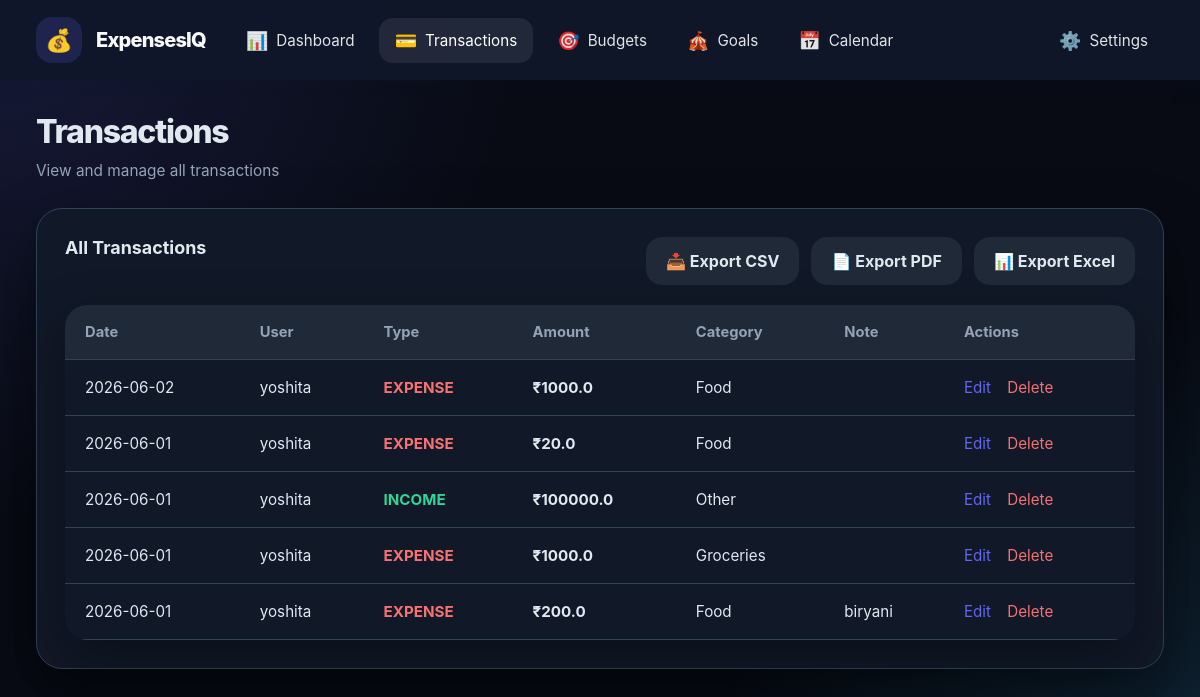
Screenshot of /transactions (signed in) with the database file from the repository.
### tables this page shows
CREATE TABLE transactions(

            id INTEGER PRIMARY KEY AUTOINCREMENT,

            group_name TEXT,

            user TEXT,

            amount REAL,

            category TEXT,

            type TEXT,

            note TEXT,

            date TEXT
        );

### app.py (the view)
@app.route('/transactions')
def transactions_page():
    if 'user' not in session:
        return redirect(url_for('login'))
    group_name = session['group_name']
    requested_date = request.args.get('date', '').strip()
    conn = get_db()
    cur = conn.cursor()
    if requested_date:
        cur.execute(
            'SELECT * FROM transactions WHERE group_name=? AND date=? ORDER BY id DESC',
            (group_name, requested_date),
        )
        rows = [dict(r) for r in cur.fetchall()]
        total_for_date = sum(r.get('amount', 0.0) for r in rows if r.get('type') == 'expense')
    else:
        cur.execute('SELECT * FROM transactions WHERE group_name=? ORDER BY id DESC', (group_name,))
        rows = [dict(r) for r in cur.fetchall()]
        total_for_date = None
    conn.close()
    return render_template(
        'transactions.html',
        transactions=rows,
        user=session.get('user'),
        date_filter=requested_date,
        total_for_date=total_for_date,
    )

### app.py (called while the page is built)
@app.after_request
def add_cors(response: Response) -> Response:
    response.headers["Access-Control-Allow-Origin"] = "*"
    response.headers["Access-Control-Allow-Headers"] = (
        "Content-Type,Authorization"
    )
    response.headers["Access-Control-Allow-Methods"] = (
        "GET,POST,OPTIONS"
    )
    return response

def get_db():
    db_path = Path(__file__).resolve().parent / "data.db"
    conn = sqlite3.connect(str(db_path), timeout=10, check_same_thread=False)
    conn.row_factory = sqlite3.Row
    return conn

### templates/transactions.html (shortened to what this page needs)
<!DOCTYPE html>
<html>
<head>
  <link rel="stylesheet" href="/static/style.css">
</head>
<body class="dashboard-page">
  <aside class="sidebar">
    <div class="sidebar-logo">
      <div class="logo-icon">💰</div>
      <span class="logo-text">ExpensesIQ</span>
    </div>
    <nav class="sidebar-nav">
      <a href="{{ url_for('dashboard') }}" class="nav-item">
        <span class="nav-icon">📊</span>
        <span class="nav-text">Dashboard</span>
      </a>
      <a href="{{ url_for('transactions_page') }}" class="nav-item active">
        <span class="nav-icon">💳</span>
        <span class="nav-text">Transactions</span>
      </a>
      <a href="{{ url_for('budgets') }}" class="nav-item">
        <span class="nav-icon">🎯</span>
        <span class="nav-text">Budgets</span>
      </a>
      <a href="{{ url_for('goals_page') }}" class="nav-item">
        <span class="nav-icon">🎪</span>
        <span class="nav-text">Goals</span>
      </a>
      <a href="{{ url_for('calendar_page') }}" class="nav-item">
        <span class="nav-icon">📅</span>
        <span class="nav-text">Calendar</span>
      </a>
    </nav>
    <div class="sidebar-footer">
      <div class="dropdown-menu" id="settingsMenu">
        <button class="dropdown-toggle">
          <span class="nav-icon">⚙️</span>
          <span class="nav-text">Settings</span>
        </button>
      </div>
    </div>
  </aside>
  <main class="dashboard-main">
    <header class="dashboard-header">
      <div class="header-left">
        <h1>Transactions</h1>
        <span class="header-subtitle">View and manage all transactions</span>
      </div>
    </header>
    <section class="dashboard-content">
      <div class="dashboard-card">
        <div class="card-header">
          <div>
            <h2>{% if date_filter %}Transactions for {{ date_filter }}{% else %}All Transactions{% endif %}</h2>
          </div>
          <div class="export-buttons">
            <a href="{{ url_for('export_csv') }}" class="btn-export">📥 Export CSV</a>
            <a href="{{ url_for('export_pdf') }}" class="btn-export">📄 Export PDF</a>
            <a href="{{ url_for('export_xlsx') }}" class="btn-export">📊 Export Excel</a>
          </div>
        </div>
        <div class="content-body">
          {% if transactions %}
          <table class="transaction-table">
            <thead>
              <tr>
                <th>Date</th>
                <th>User</th>
                <th>Type</th>
                <th>Amount</th>
                <th>Category</th>
                <th>Note</th>
                <th>Actions</th>
              </tr>
            </thead>
            <tbody>
              {% for trx in transactions %}
              <tr>
                <td>{{ trx.date }}</td>
                <td>{{ trx.user }}</td>
                <td>
                  <span class="transaction-status {% if trx.type == 'expense' %}expense{% else %}income{% endif %}">
                    {{ trx.type | upper }}
                  </span>
                </td>
                <td class="transaction-amount-strong">₹{{ trx.amount }}</td>
                <td>{{ trx.category }}</td>
                <td class="transaction-note">{{ trx.note }}</td>
                <td>
                  <a href="/edit/{{ trx.id }}" class="transaction-action-link">Edit</a>
                  <a href="/delete/{{ trx.id }}" class="transaction-action-link delete" onclick="return confirm('Are you sure?');">Delete</a>
                </td>
              </tr>
              {% endfor %}
            </tbody>
          </table>
          {% else %}
          <div class="empty-note" style="padding: 32px; text-align: center;">
            <p>No transactions found.</p>
            <p style="margin-top: 8px;">Start adding transactions from the dashboard.</p>
          </div>
          {% endif %}
        </div>
      </div>
    </section>
  </main>
</body>
</html>

### static/style.css (style rules this page uses)
* { margin: 0; padding: 0; box-sizing: border-box; }
html { scroll-behavior: smooth; }
body { font-family: Inter, ui-sans-serif, system-ui, -apple-system, BlinkMacSystemFont, 'Segoe UI', sans-serif; background: radial-gradient(circle at top left, rgba(99,102,241,0.16), transparent 36%), radial-gradient(circle at bottom right, rgba(56,189,248,0.14), transparent 34%), var(--bg); color: var(--text); min-height: 100vh; }
a { color: inherit; }
button, input, select, textarea { font: inherit; }
button { cursor: pointer; }
.dashboard-page { display: flex; flex-direction: column; min-height: 100vh; }
.sidebar { width: 100%; background: rgba(15, 23, 42, 0.95); color: #f8fafc; padding: 0 36px; position: relative; box-shadow: 0 4px 20px rgba(15, 23, 42, 0.15); display: flex; align-items: center; justify-content: space-between; gap: 24px; min-height: 80px; flex-wrap: wrap; }
.sidebar-logo { display: flex; align-items: center; gap: 14px; margin-bottom: 0; flex-shrink: 0; }
.logo-icon { width: 46px; height: 46px; border-radius: 16px; background: rgba(99, 102, 241, 0.18); display: grid; place-items: center; font-size: 22px; }
.logo-text { font-size: 20px; font-weight: 800; letter-spacing: -0.04em; }
.sidebar-nav { display: flex; flex-direction: row; gap: 8px; align-items: center; flex: 1; }
.nav-item { display: flex; align-items: center; gap: 8px; padding: 12px 16px; border-radius: 14px; color: rgba(248,250,252,0.9); transition: all 0.25s ease; text-decoration: none; white-space: nowrap; font-size: 0.95rem; }
.nav-item:hover, .nav-item.active { background: rgba(255,255,255,0.08); color: #fff; }
.nav-icon { font-size: 18px; }
.sidebar-footer { margin-top: 0; padding-top: 0; border-top: none; display: flex; align-items: center; gap: 12px; flex-shrink: 0; }
.dropdown-menu { position: relative; display: flex; align-items: center; }
.dropdown-toggle { display: flex; align-items: center; gap: 8px; padding: 12px 16px; border-radius: 14px; color: rgba(248,250,252,0.9); background: none; border: none; cursor: pointer; transition: all 0.25s ease; text-decoration: none; font-size: 0.95rem; white-space: nowrap; }
.dashboard-main { margin-left: 0; flex: 1; padding: 32px 36px; }
.dashboard-header { display: flex; flex-wrap: wrap; justify-content: space-between; gap: 20px; align-items: flex-start; margin-bottom: 28px; }
.header-left h1 { font-size: clamp(2rem, 2.5vw, 3rem); font-weight: 800; letter-spacing: -0.04em; }
.header-subtitle { display: block; margin-top: 10px; color: var(--muted); font-size: 0.96rem; }
.dashboard-content { padding-bottom: 48px; }
.metric-card, .dashboard-card, .dashboard-panel { background: var(--surface); border-radius: 26px; padding: 28px; border: 1px solid var(--border); box-shadow: var(--shadow); }
.metric-header, .card-header { display: flex; justify-content: space-between; align-items: flex-start; gap: 16px; margin-bottom: 20px; }
.card-header h2 { font-size: 1.12rem; font-weight: 700; }
.form-btn, .btn-export, .button-secondary { border: none; border-radius: 16px; padding: 14px 20px; font-weight: 700; transition: transform 0.2s ease, background 0.2s ease; }
.export-buttons { display: flex; flex-wrap: wrap; gap: 12px; }
.btn-export { display: inline-flex; align-items: center; gap: 10px; background: #1f2937; color: var(--text); text-decoration: none; }
.transaction-table { width: 100%; border-collapse: collapse; border-radius: 22px; overflow: hidden; box-shadow: 0 18px 50px rgba(0, 0, 0, 0.35); background: var(--surface); }
.transaction-table th, .transaction-table td { padding: 18px 20px; text-align: left; border-bottom: 1px solid var(--border); }
.transaction-table th { background: #1f2937; font-size: 0.92rem; color: var(--muted); font-weight: 700; }
.transaction-table td { font-size: 0.95rem; color: var(--text); }
.transaction-table td a { color: var(--primary); text-decoration: none; }
.transaction-status { font-weight: 700; }
.transaction-status.expense { color: var(--danger); }
.transaction-status.income { color: var(--success); }
.transaction-note { max-width: 220px; overflow: hidden; text-overflow: ellipsis; white-space: nowrap; }
.transaction-action-link { color: var(--primary-strong); text-decoration: none; margin-right: 12px; }
.transaction-action-link.delete { color: var(--danger); }
.transaction-amount-strong { font-weight: 700; }
.dashboard-main { margin-left: 0; }
.sidebar { position: relative; width: 100%; height: auto; }
.dashboard-page { flex-direction: column; }

### rows the page displays
transactions: date "2026-06-02", user "yoshita", type "EXPENSE", amount "1000.0", category "Food"
transactions: date "2026-06-01", user "yoshita", type "EXPENSE", amount "20.0", category "Food"
transactions: date "2026-06-01", user "yoshita", type "INCOME", amount "100000.0", category "Other"
transactions: date "2026-06-01", user "yoshita", type "EXPENSE", amount "1000.0", category "Groceries"
transactions: date "2026-06-01", user "yoshita", type "EXPENSE", amount "200.0", category "Food", note "biryani"
